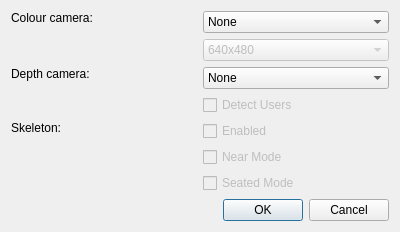
<?xml version="1.0" encoding="UTF-8"?>
<ui version="4.0">
 <class>KinectConfigDialog</class>
 <widget class="QDialog" name="KinectConfigDialog">
  <property name="geometry">
   <rect>
    <x>0</x>
    <y>0</y>
    <width>400</width>
    <height>219</height>
   </rect>
  </property>
  <property name="windowTitle">
   <string>Kinect Configuration</string>
  </property>
  <layout class="QVBoxLayout" name="verticalLayout">
   <item>
    <layout class="QGridLayout" name="gridLayout" columnstretch="0,0">
     <item row="0" column="1">
      <layout class="QVBoxLayout" name="verticalLayout_2">
       <item>
        <widget class="QComboBox" name="mColourType">
         <item>
          <property name="text">
           <string>None</string>
          </property>
         </item>
         <item>
          <property name="text">
           <string>Colour</string>
          </property>
         </item>
         <item>
          <property name="text">
           <string>Infrared</string>
          </property>
         </item>
        </widget>
       </item>
       <item>
        <widget class="QComboBox" name="mColourResolution">
         <property name="enabled">
          <bool>false</bool>
         </property>
         <item>
          <property name="text">
           <string>640x480</string>
          </property>
         </item>
        </widget>
       </item>
      </layout>
     </item>
     <item row="1" column="1">
      <layout class="QVBoxLayout" name="verticalLayout_4">
       <item>
        <widget class="QComboBox" name="mDepthResolution">
         <item>
          <property name="text">
           <string>None</string>
          </property>
         </item>
         <item>
          <property name="text">
           <string>640x480</string>
          </property>
         </item>
        </widget>
       </item>
       <item>
        <widget class="QCheckBox" name="mDetectUsers">
         <property name="enabled">
          <bool>false</bool>
         </property>
         <property name="text">
          <string>Detect Users</string>
         </property>
        </widget>
       </item>
      </layout>
     </item>
     <item row="0" column="0">
      <widget class="QLabel" name="label">
       <property name="text">
        <string>Colour camera:</string>
       </property>
       <property name="alignment">
        <set>Qt::AlignLeading|Qt::AlignLeft|Qt::AlignTop</set>
       </property>
      </widget>
     </item>
     <item row="2" column="0">
      <widget class="QLabel" name="label_3">
       <property name="text">
        <string>Skeleton:</string>
       </property>
       <property name="alignment">
        <set>Qt::AlignLeading|Qt::AlignLeft|Qt::AlignTop</set>
       </property>
      </widget>
     </item>
     <item row="2" column="1">
      <layout class="QVBoxLayout" name="verticalLayout_3">
       <item>
        <widget class="QCheckBox" name="mSkeletonEnabled">
         <property name="enabled">
          <bool>false</bool>
         </property>
         <property name="text">
          <string>Enabled</string>
         </property>
        </widget>
       </item>
       <item>
        <widget class="QCheckBox" name="mSkeletonNearMode">
         <property name="enabled">
          <bool>false</bool>
         </property>
         <property name="text">
          <string>Near Mode</string>
         </property>
        </widget>
       </item>
       <item>
        <widget class="QCheckBox" name="mSkeletonSeatedMode">
         <property name="enabled">
          <bool>false</bool>
         </property>
         <property name="text">
          <string>Seated Mode</string>
         </property>
        </widget>
       </item>
      </layout>
     </item>
     <item row="1" column="0">
      <widget class="QLabel" name="label_2">
       <property name="text">
        <string>Depth camera:</string>
       </property>
       <property name="alignment">
        <set>Qt::AlignLeading|Qt::AlignLeft|Qt::AlignTop</set>
       </property>
      </widget>
     </item>
    </layout>
   </item>
   <item>
    <widget class="QDialogButtonBox" name="buttonBox">
     <property name="orientation">
      <enum>Qt::Horizontal</enum>
     </property>
     <property name="standardButtons">
      <set>QDialogButtonBox::Cancel|QDialogButtonBox::Ok</set>
     </property>
    </widget>
   </item>
  </layout>
 </widget>
 <resources/>
 <connections>
  <connection>
   <sender>buttonBox</sender>
   <signal>accepted()</signal>
   <receiver>KinectConfigDialog</receiver>
   <slot>accept()</slot>
   <hints>
    <hint type="sourcelabel">
     <x>248</x>
     <y>254</y>
    </hint>
    <hint type="destinationlabel">
     <x>157</x>
     <y>274</y>
    </hint>
   </hints>
  </connection>
  <connection>
   <sender>buttonBox</sender>
   <signal>rejected()</signal>
   <receiver>KinectConfigDialog</receiver>
   <slot>reject()</slot>
   <hints>
    <hint type="sourcelabel">
     <x>316</x>
     <y>260</y>
    </hint>
    <hint type="destinationlabel">
     <x>286</x>
     <y>274</y>
    </hint>
   </hints>
  </connection>
 </connections>
</ui>
